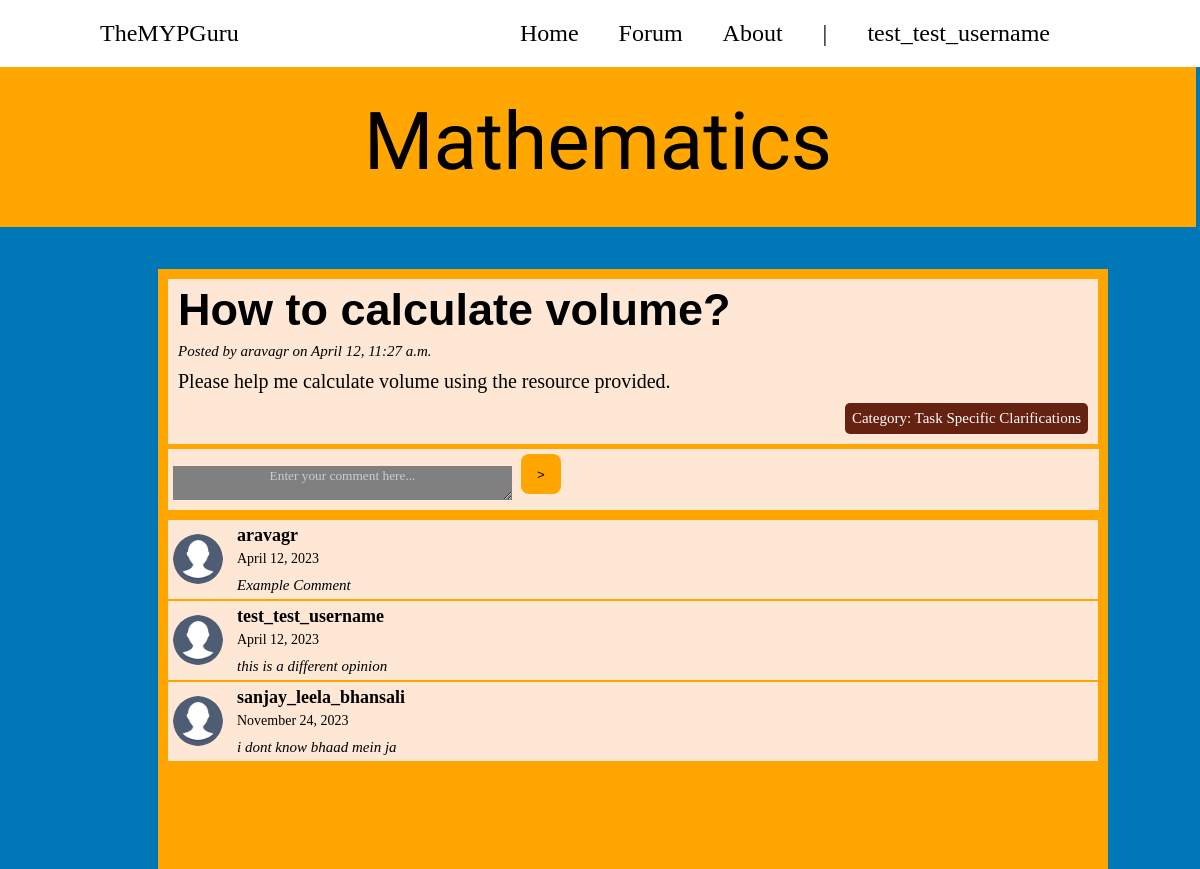
Page /math/post/31/ (signed in) on the committed database.
### MathForum/models.py (models this page shows, shortened)
class Post(models.Model):
    title = models.CharField(max_length=50)
    description = models.CharField(max_length=1000)
    category = models.ForeignKey(Category, on_delete=models.CASCADE)
    file = models.FileField(blank=True, null=True)
    author = models.ForeignKey(User, on_delete=models.CASCADE)
    created_at = models.DateTimeField(auto_now_add=True)
    is_verified = models.BooleanField(default=False)

class Category(models.Model):
    name = models.CharField(max_length=255)
    def __str__(self):
        return self.name

class Comment(models.Model):
    post = models.ForeignKey(Post, on_delete=models.CASCADE)
    text = models.TextField()
    author = models.ForeignKey(User, on_delete=models.CASCADE)
    created_at = models.DateTimeField(auto_now_add=True)

### MathForum/views.py (the view, shortened to what this page needs)
# urls.py: path('post/<int:pk>/', post_detail, name='post_detail'),
@login_required
def post_detail(request, pk):
    post = get_object_or_404(Post, pk=pk)
    comments = Comment.objects.filter(post=post)
    comment_form = CommentForm()
    post_form = PostForm()
    return render(request, 'math_detail.html', {'post': post, 'comments': comments, 'comment_form': comment_form, 'post_form': post_form})

### MathForum/forms.py
class CommentForm(forms.ModelForm):
    class Meta:
        model = Comment
        fields = ('text',)
        widgets = {
            'text': forms.Textarea(attrs={'placeholder': 'Enter your comment here...'})
        }

class PostForm(forms.ModelForm):
    class Meta:
        model = Post
        fields = ('title', 'description', 'category', 'file', 'is_verified')

### MathForum/templates/math_detail.html (shortened to what this page needs)
{% load static %}
<!DOCTYPE html>
<html>
<head>
    <link rel="stylesheet" href="{% static 'styles.css' %}?{% now "U" %}">
    <link rel="stylesheet" href="{% static 'forum_detail.css' %}?{% now "U" %}">
</head>
<body style="background-color: #0077B6">
    <ul class = "navbar">
        <li class = "website_title">TheMYPGuru</li>
        <li><a href=# class = "nav_items">Home</a></li>
        <li><a href=# class = "nav_items">Forum</a></li>
        <li><a href=# class = "nav_items">About</a></li>
        <li class = "nav_items">|</li>
        {% if user.is_authenticated %}
            <li><a href="{% url 'logout' %}" class = "nav_items"><span>{{ user.get_username }}</span></a></li>
        {% else %}
            <li><a href="{% url 'login' %}" class = "nav_items">Log In</a></li>
        {% endif %}
    </ul>
    <div class = "forum_heading">Mathematics</div>
    <div class = "parent_container">
      <div class = "centralize">
      <div class = "detailed_post_container">
        <h2>{{ post.title }}</h2>
        <div class = "posted">Posted by {{ post.author.username }} on {{ post.created_at|date:"F j" }}, {{ post.created_at|time:"g:i a" }}</div>
        <div class = "description">{{ post.description }}</div>
        <div class = "category" style="background-color:
          {% if post.category|striptags == 'Task Specific Clarifications' %}#662211; color: white;
          {% elif post.category|striptags == 'Task Sheets' %}#d54b00; color: white;
          {% elif post.category|striptags == 'Notes' %}#fd8320
          {% elif post.category|striptags == 'Sample Responses' %}#ffa500
          {% else %}#ffe7d6
          {% endif %}">Category: {{ post.category }}
        </div>
      </div>
      </div>
      <div class = "comment_container">
        <form method="POST">
            <div class="comment_input">{{ comment_form.text }}</div>
            <button class="comment_submit_button" type="submit" name="comment_submit">></button>
        </form>
      </div>
      {% for comment in comments %}
      <div class="comment-view-container" style="white-space: nowrap;">
        <img class="forum-image" src="{% static 'profile_photo.png' %}">
        <div class="comment-details" style="display: inline-block;">
          <div class="username">{{ comment.author.username }}</div>
          <div class="date_comment">{{ comment.created_at|date:"F j, Y" }}</div>
          <div class="comment_text">{{ comment.text }}</div>
        </div>
      </div>
        {% empty %}
          <p>No comments yet.</p>
          {% endfor %}
</body>
</html>

### static/styles.css (style rules this page uses)
.navbar { list-style-type: none; display: flex; margin: -8px; padding: 0px; background: #FFFFFF; border-radius: 0; font-family: Georgia; font-size: 24px; }
.website_title { font-family: Georgia; font-size: 24px; margin-right: auto; padding-top: 20px; padding-left: 100px; }
.nav_items { float: left; text-decoration: none; color: black; padding-top: 20px; padding-right: 150px; padding-bottom: 20px; display: block; margin-left: -110px; }
.forum_heading { background-color: #FFA600; width: 101%; height: 160px; position: relative; left: -8px; color: black; font-family: Allerta Stencil; font-size: 80px; text-align: center; vertical-align: center; top: 8px; line-height: 150px; }

### static/forum_detail.css (style rules this page uses)
.parent_container { background-color: #FFA500; height: 600px; width: 950px; position: relative; left: 150px; top: 50px; }
.centralize { display: flex; justify-content: center; align-items: center; }
.detailed_post_container { background-color: #FFE7D6; position: relative; width: 100%; margin: 10px; padding-bottom: 10px; }
h2 { font-family: sans-serif; font-size: 45px; margin-left: 10px; margin-top: 5px; }
.posted { font-family: georgia; font-size: 15px; font-style: italic; margin-left: 10px; margin-top: -30px; }
.description { font-family: georgia; font-size: 20px; margin-left: 10px; margin-top: 10px; }
.category { color: black; font-family: georgia; font-style: bold; border-color: black; border-width: 1px; font-size: 15px; padding: 7px 7px; margin-right: 10px; margin-top: 10px; border-radius: 5px; float: right; }
.comment_container { background-color: #FFE7D6; position: relative; width: 98%; margin: 10px; padding-bottom: 10px; margin-top: -5px; flex-direction: row; display: flex; }
.comment_input textarea { flex: 1; background-color: grey !important; width: 90%; height: 30px; border: none; margin-left: 5px; }
.comment_input textarea::placeholder { color: #ccc; font-family: georgia; text-align: center; vertical-align: center; }
.comment_input { display: inline-flex; flex: 1; vertical-align: center; }
.comment_submit_button { background-color: #FFA600; border-radius: 20%; border-style: hidden; width: 40px; height: 40px; margin-left: 5px; margin-top: 5px; }
.comment-view-container { margin-bottom: 20px; background-color: #FFE7D6; margin-left: 10px; margin-right: 10px; padding-top: 5px; padding-bottom: 5px; padding-left: 5px; margin-bottom: 2px; }
.forum-image { width: 50px; height: 50px; border-radius: 50%; margin-right: 10px; display: inline-block; vertical-align: middle; }
.comment-details { display: flex; vertical-align: middle; }
.username { font-family: georgia; font-size: 18px; font-weight: bold; }
.date_comment { font-family: georgia; font-size: 14px; margin-top: 5px; }
.comment_text { font-family: georgia; font-size: 15px; font-style: italic; margin-top: 10px; }

### rows in the picture
Post: title "How to calculate volume?", author.username "aravagr", created_at "April 12", created_at "11:27 a.m.", description "Please help me calculate volume using the resource provided.", category "Task Specific Clarifications"
Comment: author.username "aravagr", created_at "April 12, 2023", text "Example Comment"
Comment: author.username "test_test_username", created_at "April 12, 2023", text "this is a different opinion"
Comment: author.username "sanjay_leela_bhansali", created_at "November 24, 2023", text "i dont know bhaad mein ja"

### other values in the picture
{{ user.get_username }} "test_test_username"
